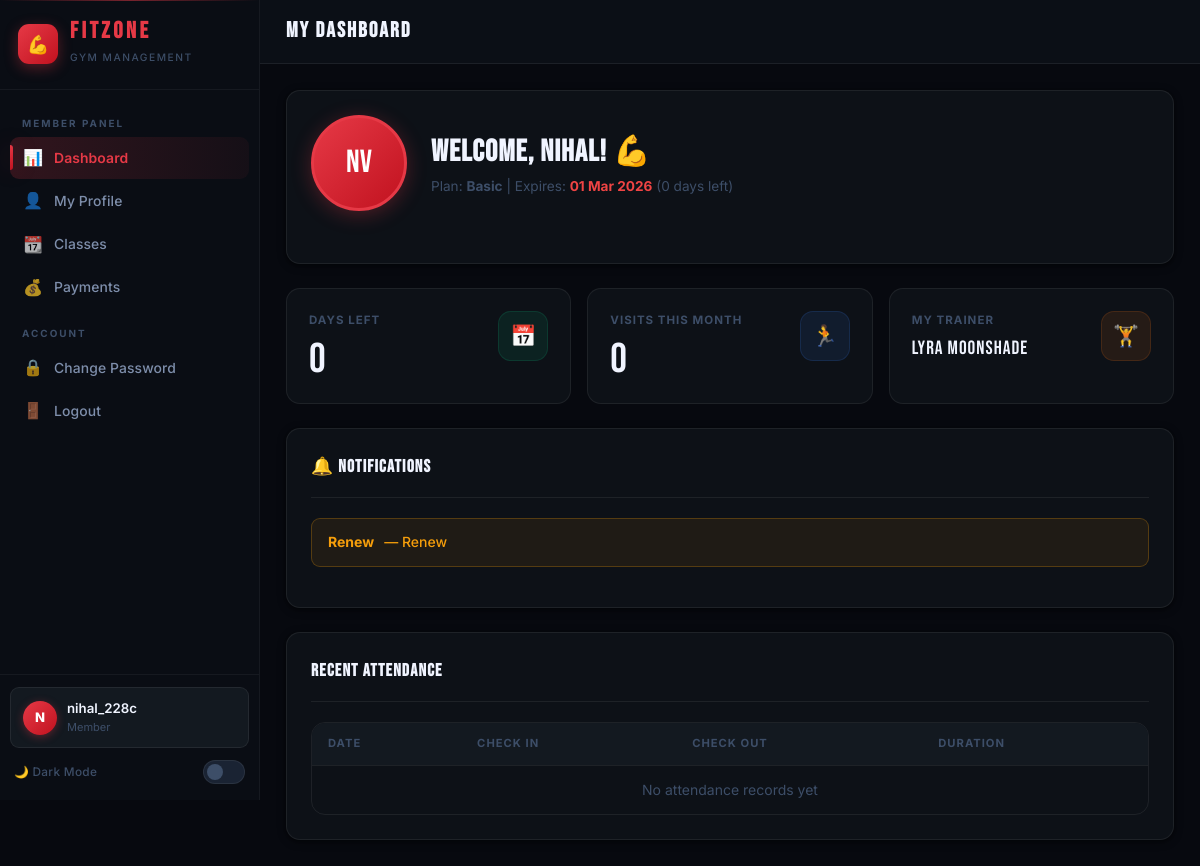
The app's page /pages/member/dashboard.php (signed in) with its own data.
### tables this page shows
CREATE TABLE `members` (
  `id` int(11) NOT NULL,
  `user_id` int(11) NOT NULL,
  `first_name` varchar(50) NOT NULL,
  `last_name` varchar(50) NOT NULL,
  `phone` varchar(20) NOT NULL,
  `email` varchar(100) NOT NULL,
  `address` text DEFAULT NULL,
  `age` int(11) DEFAULT NULL,
  `gender` enum('male','female','other') DEFAULT 'male',
  `weight` decimal(5,2) DEFAULT NULL,
  `height` decimal(5,2) DEFAULT NULL,
  `photo` varchar(255) DEFAULT NULL,
  `emergency_contact_name` varchar(100) DEFAULT NULL,
  `emergency_contact_phone` varchar(20) DEFAULT NULL,
  `join_date` date NOT NULL,
  `status` enum('active','inactive','expired') DEFAULT 'active',
  `assigned_trainer_id` int(11) DEFAULT NULL,
  `created_at` timestamp NOT NULL DEFAULT current_timestamp(),
  `updated_at` timestamp NOT NULL DEFAULT current_timestamp() ON UPDATE current_timestamp()
);

CREATE TABLE `member_memberships` (
  `id` int(11) NOT NULL,
  `member_id` int(11) NOT NULL,
  `plan_id` int(11) NOT NULL,
  `start_date` date NOT NULL,
  `end_date` date NOT NULL,
  `status` enum('active','expired','cancelled') DEFAULT 'active',
  `created_at` timestamp NOT NULL DEFAULT current_timestamp()
);

CREATE TABLE `membership_plans` (
  `id` int(11) NOT NULL,
  `plan_name` varchar(100) NOT NULL,
  `duration_months` int(11) NOT NULL,
  `price` decimal(10,2) NOT NULL,
  `description` text DEFAULT NULL,
  `is_active` tinyint(1) DEFAULT 1,
  `created_at` timestamp NOT NULL DEFAULT current_timestamp(),
  `updated_at` timestamp NOT NULL DEFAULT current_timestamp() ON UPDATE current_timestamp()
);

CREATE TABLE `trainers` (
  `id` int(11) NOT NULL,
  `user_id` int(11) NOT NULL,
  `first_name` varchar(50) NOT NULL,
  `last_name` varchar(50) NOT NULL,
  `phone` varchar(20) NOT NULL,
  `email` varchar(100) NOT NULL,
  `specialization` varchar(100) DEFAULT NULL,
  `experience_years` int(11) DEFAULT 0,
  `photo` varchar(255) DEFAULT NULL,
  `bio` text DEFAULT NULL,
  `status` enum('active','inactive') DEFAULT 'active',
  `created_at` timestamp NOT NULL DEFAULT current_timestamp(),
  `updated_at` timestamp NOT NULL DEFAULT current_timestamp() ON UPDATE current_timestamp()
);

CREATE TABLE `notifications` (
  `id` int(11) NOT NULL,
  `user_id` int(11) NOT NULL,
  `title` varchar(200) NOT NULL,
  `message` text NOT NULL,
  `type` enum('payment_reminder','expiry_alert','class_schedule','general') DEFAULT 'general',
  `is_read` tinyint(1) DEFAULT 0,
  `created_at` timestamp NOT NULL DEFAULT current_timestamp()
);

### pages/member/dashboard.php (the view, shortened to what this page needs)
<?php
require_once '../../includes/auth.php';
$userId = $_SESSION['user_id'];
$member = $conn->query("SELECT m.*, t.first_name as t_fname, t.last_name as t_lname FROM members m LEFT JOIN trainers t ON m.assigned_trainer_id = t.id WHERE m.user_id = $userId")->fetch_assoc();
$memberId = $member['id'];
$membership = $conn->query("SELECT mm.*, mp.plan_name, mp.price FROM member_memberships mm JOIN membership_plans mp ON mm.plan_id = mp.id WHERE mm.member_id = $memberId ORDER BY mm.created_at DESC LIMIT 1")->fetch_assoc();
$daysLeft = $membership ? max(0, (int)((strtotime($membership['end_date']) - time()) / 86400)) : 0;
$recentAttendance = $conn->query("SELECT * FROM attendance WHERE member_id = $memberId ORDER BY date DESC LIMIT 7");
$attendanceCount = $conn->query("SELECT COUNT(*) as cnt FROM attendance WHERE member_id = $memberId AND MONTH(date) = MONTH(CURDATE())")->fetch_assoc()['cnt'];
$notifications = $conn->query("SELECT * FROM notifications WHERE user_id = $userId AND is_read = 0 ORDER BY created_at DESC LIMIT 5");
?>
<!DOCTYPE html>
<?php $__theme = $_COOKIE["fitzone_theme"] ?? "dark"; ?>
<html lang="en" data-theme="<?= htmlspecialchars($__theme) ?>">
<head>
    <link rel="stylesheet" href="../../assets/css/style.css">
</head>
<body>
    <div class="app-layout">
        <?php include '../../includes/sidebar.php'; ?>
        <div class="main-content">
            <header class="top-header">
                <h2 class="page-title">MY DASHBOARD</h2>
            </header>
            <div class="page-content">
                <div class="card mb-3">
                    <div class="profile-header">
                        <div class="profile-avatar">
                            <?= strtoupper(substr($member['first_name'], 0, 1) . substr($member['last_name'], 0, 1)) ?>
                        </div>
                        <div class="profile-info">
                            <h2>Welcome, <?= htmlspecialchars($member['first_name']) ?>! 💪</h2>
                            <p class="meta">
                                <?php if ($membership): ?>
                                    Plan: <strong><?= $membership['plan_name'] ?></strong> |
                                    Expires: <strong class="<?= $daysLeft <= 7 ? 'text-danger' : 'text-success' ?>"><?= date('d M Y', strtotime($membership['end_date'])) ?></strong>
                                    (<?= $daysLeft ?> days left)
                                <?php else: ?>
                                    No active membership
                                <?php endif; ?>
                            </p>
                        </div>
                    </div>
                </div>
                <div class="stats-grid" style="grid-template-columns: repeat(auto-fit, minmax(200px, 1fr));">
                    <div class="stat-card green">
                        <div class="stat-info"><h4>Days Left</h4><div class="stat-number"><?= $daysLeft ?></div></div>
                        <div class="stat-icon">📅</div>
                    </div>
                    <div class="stat-card blue">
                        <div class="stat-info"><h4>Visits This Month</h4><div class="stat-number"><?= $attendanceCount ?></div></div>
                        <div class="stat-icon">🏃</div>
                    </div>
                    <div class="stat-card orange">
                        <div class="stat-info"><h4>My Trainer</h4><div class="stat-number" style="font-size:1.2rem;"><?= $member['t_fname'] ? htmlspecialchars($member['t_fname'] . ' ' . $member['t_lname']) : 'None' ?></div></div>
                        <div class="stat-icon">🏋️</div>
                    </div>
                </div>
                <?php if ($notifications->num_rows > 0): ?>
                <div class="card mb-3">
                    <div class="card-header"><h3>🔔 Notifications</h3></div>
                    <?php while ($n = $notifications->fetch_assoc()): ?>
                        <div class="alert alert-<?= $n['type'] === 'expiry_alert' ? 'warning' : ($n['type'] === 'payment_reminder' ? 'danger' : 'info') ?>">
                            <strong><?= htmlspecialchars($n['title']) ?></strong> — <?= htmlspecialchars($n['message']) ?>
                        </div>
                    <?php endwhile; ?>
                </div>
                <?php endif; ?>
                <div class="card">
                    <div class="card-header"><h3>Recent Attendance</h3></div>
                    <div class="table-container">
                        <table class="data-table">
                            <thead><tr><th>Date</th><th>Check In</th><th>Check Out</th><th>Duration</th></tr></thead>
                            <tbody>
                                <?php if ($recentAttendance->num_rows > 0): ?>
                                    <?php while ($a = $recentAttendance->fetch_assoc()): ?>
                                        <tr>
                                            <td><?= date('d M Y', strtotime($a['date'])) ?></td>
                                            <td><?= date('h:i A', strtotime($a['check_in'])) ?></td>
                                            <td><?= $a['check_out'] ? date('h:i A', strtotime($a['check_out'])) : '<span class="text-warning">In gym</span>' ?></td>
                                            <td><?php if ($a['check_out']): $d = strtotime($a['check_out'])-strtotime($a['check_in']); echo floor($d/3600).'h '.floor(($d%3600)/60).'m'; else: echo '-'; endif; ?></td>
                                        </tr>
                                    <?php endwhile; ?>
                                <?php else: ?>
                                    <tr><td colspan="4" class="text-center text-muted">No attendance records yet</td></tr>
                                <?php endif; ?>
                            </tbody>
                        </table>
                    </div>
                </div>
            </div>
        </div>
    </div>
</body>
</html>

### records on screen
members: first_name+last_name "NV", first_name "Nihal", trainers.first_name+last_name "Lyra Moonshade"
member_memberships: plan.plan_name "Basic", end_date "01 Mar 2026", end_date "0"
notifications: title "Renew", message "Renew"

### other values on screen
substr($_SESSION['username'] ?? 'U', 0, 1) "N"
$_SESSION['username'] "nihal_228c"
$_SESSION['role'] "Member"
$attendanceCount "0"
